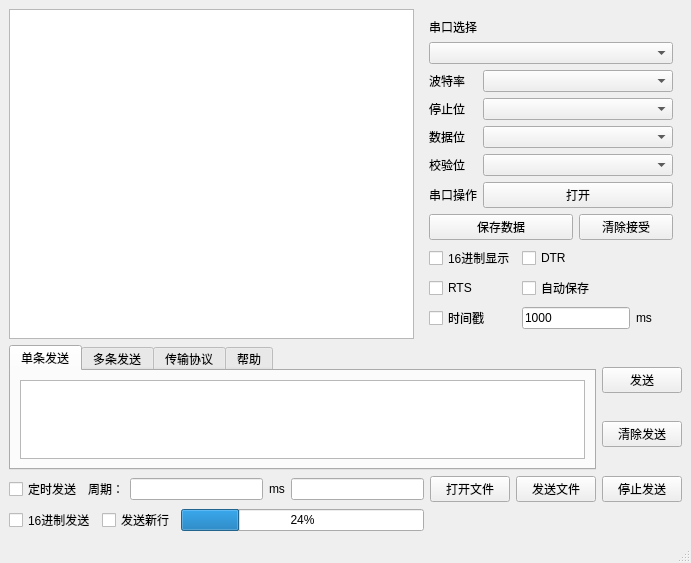
<?xml version="1.0" encoding="UTF-8"?>
<ui version="4.0">
 <class>MainWindow</class>
 <widget class="QMainWindow" name="MainWindow">
  <property name="geometry">
   <rect>
    <x>0</x>
    <y>0</y>
    <width>691</width>
    <height>563</height>
   </rect>
  </property>
  <property name="windowTitle">
   <string>串口助手</string>
  </property>
  <widget class="QWidget" name="centralwidget">
   <layout class="QGridLayout" name="gridLayout_3">
    <item row="0" column="0">
     <layout class="QVBoxLayout" name="verticalLayout_2">
      <item>
       <layout class="QHBoxLayout" name="horizontalLayout">
        <item>
         <widget class="QPlainTextEdit" name="recvEdit">
          <property name="readOnly">
           <bool>true</bool>
          </property>
         </widget>
        </item>
        <item>
         <widget class="QWidget" name="widget" native="true">
          <layout class="QGridLayout" name="gridLayout">
           <item row="0" column="0">
            <widget class="QLabel" name="label">
             <property name="text">
              <string>串口选择</string>
             </property>
            </widget>
           </item>
           <item row="1" column="0" colspan="5">
            <widget class="QComboBox" name="protsCmb"/>
           </item>
           <item row="2" column="0">
            <widget class="QLabel" name="label_2">
             <property name="text">
              <string>波特率</string>
             </property>
            </widget>
           </item>
           <item row="2" column="1" colspan="4">
            <widget class="QComboBox" name="baudRateCmb"/>
           </item>
           <item row="3" column="0">
            <widget class="QLabel" name="label_3">
             <property name="text">
              <string>停止位</string>
             </property>
            </widget>
           </item>
           <item row="3" column="1" colspan="4">
            <widget class="QComboBox" name="stopBitsCmb"/>
           </item>
           <item row="4" column="0">
            <widget class="QLabel" name="label_4">
             <property name="text">
              <string>数据位</string>
             </property>
            </widget>
           </item>
           <item row="4" column="1" colspan="4">
            <widget class="QComboBox" name="dataBitsCmb"/>
           </item>
           <item row="5" column="0">
            <widget class="QLabel" name="label_5">
             <property name="text">
              <string>校验位</string>
             </property>
            </widget>
           </item>
           <item row="5" column="1" colspan="4">
            <widget class="QComboBox" name="parityCmb"/>
           </item>
           <item row="6" column="0">
            <widget class="QLabel" name="label_6">
             <property name="text">
              <string>串口操作</string>
             </property>
            </widget>
           </item>
           <item row="6" column="1" colspan="4">
            <widget class="QPushButton" name="btnOpenPort">
             <property name="text">
              <string>打开</string>
             </property>
            </widget>
           </item>
           <item row="7" column="0" colspan="3">
            <widget class="QPushButton" name="btnSaveData">
             <property name="text">
              <string>保存数据</string>
             </property>
            </widget>
           </item>
           <item row="7" column="3" colspan="2">
            <widget class="QPushButton" name="btnClearData">
             <property name="text">
              <string>清除接受</string>
             </property>
            </widget>
           </item>
           <item row="8" column="0" colspan="2">
            <widget class="QCheckBox" name="hexDisplayChx">
             <property name="text">
              <string>16进制显示</string>
             </property>
            </widget>
           </item>
           <item row="8" column="2" colspan="3">
            <widget class="QCheckBox" name="checkDTR">
             <property name="text">
              <string>DTR</string>
             </property>
            </widget>
           </item>
           <item row="9" column="0" colspan="2">
            <widget class="QCheckBox" name="checkRTS">
             <property name="text">
              <string>RTS</string>
             </property>
            </widget>
           </item>
           <item row="9" column="2" colspan="3">
            <widget class="QCheckBox" name="checkAutoSave">
             <property name="text">
              <string>自动保存</string>
             </property>
            </widget>
           </item>
           <item row="10" column="0" colspan="2">
            <widget class="QCheckBox" name="checkTimeStamp">
             <property name="text">
              <string>时间戳</string>
             </property>
            </widget>
           </item>
           <item row="10" column="2" colspan="2">
            <widget class="QLineEdit" name="editTimeStamp">
             <property name="text">
              <string>1000</string>
             </property>
            </widget>
           </item>
           <item row="10" column="4">
            <widget class="QLabel" name="label_25">
             <property name="text">
              <string>ms</string>
             </property>
            </widget>
           </item>
          </layout>
         </widget>
        </item>
       </layout>
      </item>
      <item>
       <layout class="QHBoxLayout" name="horizontalLayout_2">
        <item>
         <widget class="QTabWidget" name="tabWidget">
          <property name="currentIndex">
           <number>0</number>
          </property>
          <widget class="QWidget" name="tab">
           <attribute name="title">
            <string>单条发送</string>
           </attribute>
           <layout class="QGridLayout" name="gridLayout_2">
            <item row="0" column="0">
             <widget class="QPlainTextEdit" name="editCode"/>
            </item>
           </layout>
          </widget>
          <widget class="QWidget" name="tab_2">
           <attribute name="title">
            <string>多条发送</string>
           </attribute>
           <layout class="QGridLayout" name="gridLayout_4">
            <item row="0" column="0">
             <widget class="QPlainTextEdit" name="plainTextEdit_3"/>
            </item>
           </layout>
          </widget>
          <widget class="QWidget" name="tab_3">
           <attribute name="title">
            <string>传输协议</string>
           </attribute>
           <layout class="QGridLayout" name="gridLayout_5">
            <item row="0" column="0">
             <widget class="QPlainTextEdit" name="plainTextEdit_4"/>
            </item>
           </layout>
          </widget>
          <widget class="QWidget" name="tab_4">
           <attribute name="title">
            <string>帮助</string>
           </attribute>
          </widget>
         </widget>
        </item>
        <item>
         <layout class="QVBoxLayout" name="verticalLayout">
          <item>
           <widget class="QPushButton" name="btnSend">
            <property name="text">
             <string>发送</string>
            </property>
           </widget>
          </item>
          <item>
           <widget class="QPushButton" name="btnClearSend">
            <property name="text">
             <string>清除发送</string>
            </property>
           </widget>
          </item>
         </layout>
        </item>
       </layout>
      </item>
      <item>
       <layout class="QHBoxLayout" name="horizontalLayout_3">
        <item>
         <widget class="QCheckBox" name="checkTimer">
          <property name="text">
           <string>定时发送</string>
          </property>
         </widget>
        </item>
        <item>
         <widget class="QLabel" name="label_26">
          <property name="text">
           <string>周期：</string>
          </property>
         </widget>
        </item>
        <item>
         <widget class="QLineEdit" name="timerPeriodEdit"/>
        </item>
        <item>
         <widget class="QLabel" name="label_27">
          <property name="text">
           <string>ms</string>
          </property>
         </widget>
        </item>
        <item>
         <widget class="QLineEdit" name="editFilePath"/>
        </item>
        <item>
         <widget class="QPushButton" name="btnOpenFile">
          <property name="text">
           <string>打开文件</string>
          </property>
         </widget>
        </item>
        <item>
         <widget class="QPushButton" name="btnSendFile">
          <property name="text">
           <string>发送文件</string>
          </property>
         </widget>
        </item>
        <item>
         <widget class="QPushButton" name="btnStopSend">
          <property name="text">
           <string>停止发送</string>
          </property>
         </widget>
        </item>
       </layout>
      </item>
      <item>
       <layout class="QHBoxLayout" name="horizontalLayout_4">
        <item>
         <widget class="QCheckBox" name="checkSendHex">
          <property name="text">
           <string>16进制发送</string>
          </property>
         </widget>
        </item>
        <item>
         <widget class="QCheckBox" name="checNewLine">
          <property name="text">
           <string>发送新行</string>
          </property>
         </widget>
        </item>
        <item>
         <widget class="QProgressBar" name="progressBar">
          <property name="value">
           <number>24</number>
          </property>
         </widget>
        </item>
        <item>
         <spacer name="horizontalSpacer">
          <property name="orientation">
           <enum>Qt::Horizontal</enum>
          </property>
          <property name="sizeHint" stdset="0">
           <size>
            <width>258</width>
            <height>20</height>
           </size>
          </property>
         </spacer>
        </item>
       </layout>
      </item>
     </layout>
    </item>
   </layout>
  </widget>
  <widget class="QStatusBar" name="statusbar"/>
 </widget>
 <resources/>
 <connections/>
</ui>
